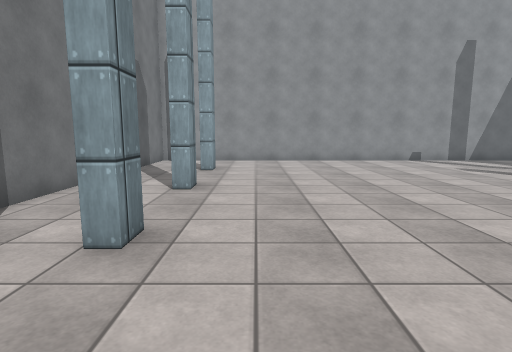
[1] (above)

12 first-person views from a walk through a scene from a Unity 3-D project. The camera is 1.3 m above the floor, tilts 8° down and sees 80° across. The floor is counted in squares, 1 m on a side. Each view is taken from the middle of a square. On the plan, view 1 faces up. The plan holds only what a view shows up to about 14 squares ahead; the rest is blank. Some animated figures are not drawn. Surface patterns are stand-ins for the level's own textures.

[2]
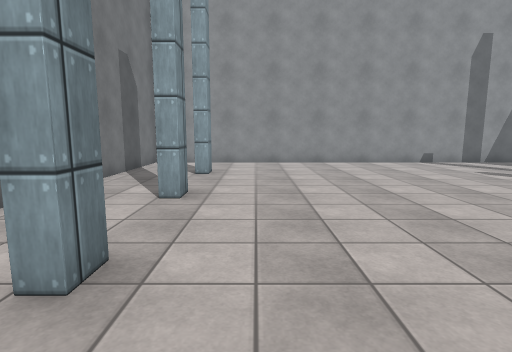

[3]
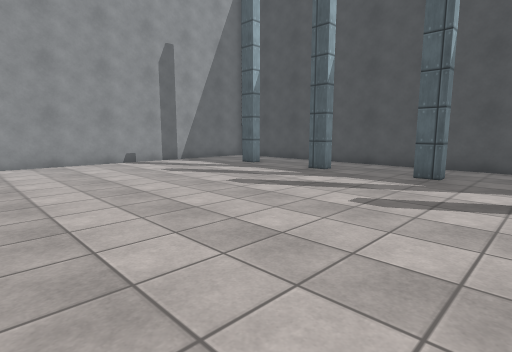

[4]
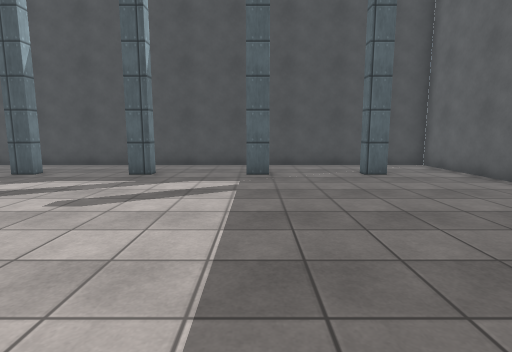

[5]
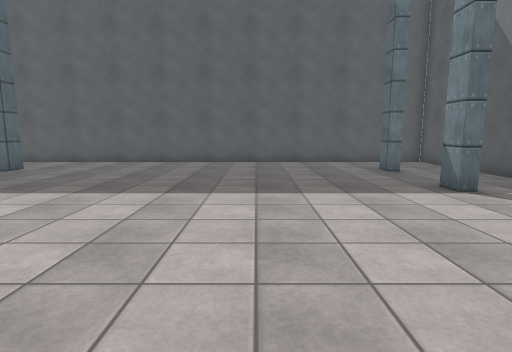

[6]
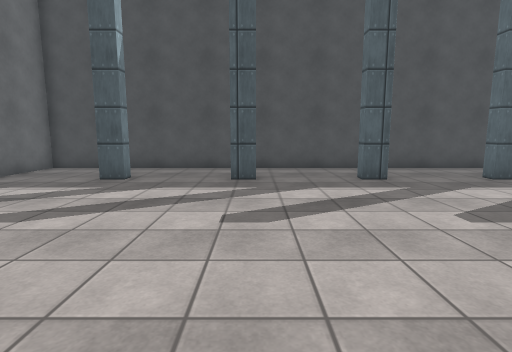

[7]
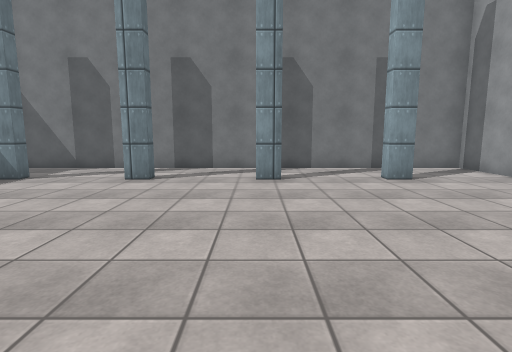

[8]
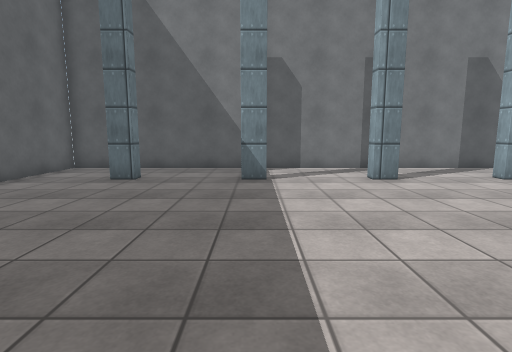

[9]
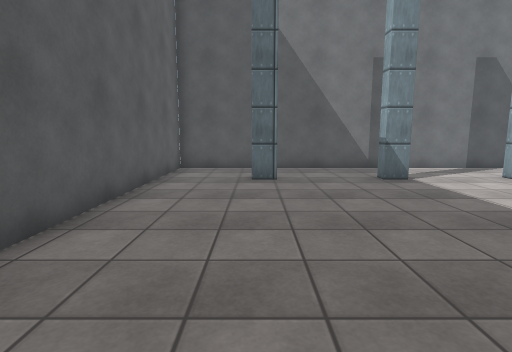

[10]
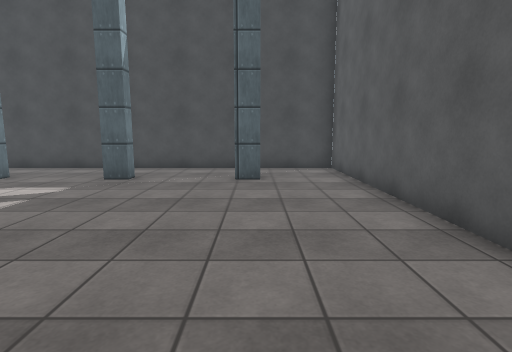

[11]
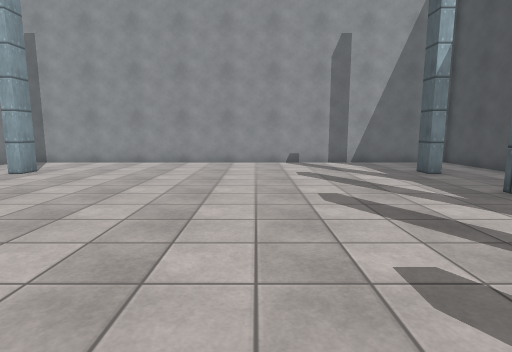

[12]
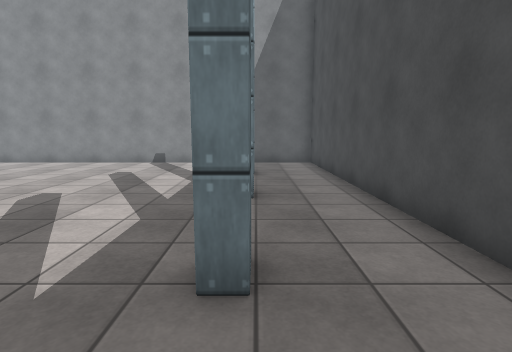

### Floor plan
Points are (right, up) in squares from view 1. A wall is a line through its corners. A room is listed if a view was taken in it or the views show most of it. See-through windows are left out.
Room 1 (views 1, 2, 3, 4, 5, 6, 7, 8, 9, 10, 11, 12)
walls: (11.5, 4) (12, 4) (12, 3.3) (11.5, 3.3) (11.5, 4); (-2, 4) (-1.5, 4) (-1.5, 3.3) (-2, 3.3); (-1.5, 7.8) (-1.5, 7) (-2, 7); (12, 7) (11.5, 7) (11.5, 7.8); (-2, 0.3) (-1.5, 0.3) (-1.5, -0.4) (-2, -0.4); (12, -0.4) (11.5, -0.4) (11.5, 0.3) (12, 0.3); (12, 10.7) (11.5, 10.7) (11.5, 11.5); (-1.5, 11.5) (-1.5, 10.7) (-2, 10.7); (-2, -3.4) (-1.5, -3.4) (-1.5, -4.1); (11.5, -4.1) (11.5, -3.4) (12, -3.4); (-4.5, 14.7) (-4.5, -6.9) (14.5, -6.9) (14.5, 14.7) (-4.5, 14.7)

Where each view was taken, in squares from view 1:
view 1: 0 up, 0 right, facing up
view 2: 1 up, 0 right, facing up
view 3: 1 up, 2 right, facing up-right
view 4: 0 up, 2 right, facing right
view 5: 7 up, 3 right, facing down
view 6: 7 up, 3 right, facing right
view 7: 7 up, 7 right, facing left
view 8: 0 up, 7 right, facing left
view 9: 4 down, 7 right, facing left
view 10: 4 down, 3 right, facing right
view 11: 1 up, 6 right, facing up
view 12: 1 up, 12 right, facing up
